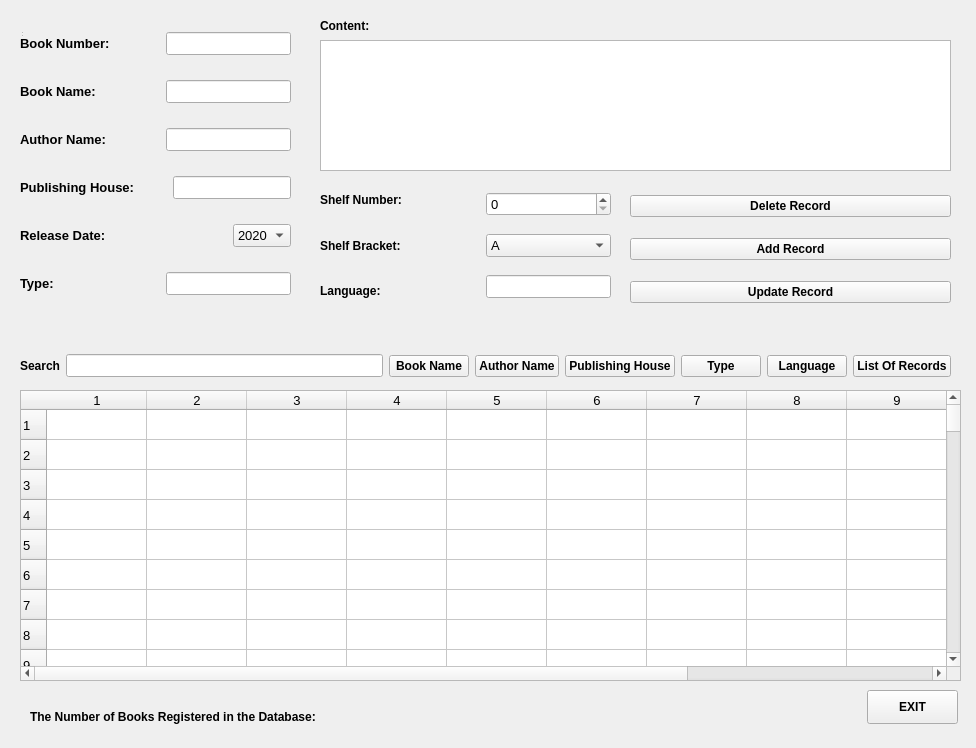
<?xml version="1.0" encoding="UTF-8"?>
<ui version="4.0">
 <class>Form</class>
 <widget class="QWidget" name="Form">
  <property name="geometry">
   <rect>
    <x>0</x>
    <y>0</y>
    <width>976</width>
    <height>748</height>
   </rect>
  </property>
  <property name="windowTitle">
   <string>Form</string>
  </property>
  <widget class="QWidget" name="centralwidget" native="true">
   <property name="geometry">
    <rect>
     <x>10</x>
     <y>10</y>
     <width>961</width>
     <height>731</height>
    </rect>
   </property>
   <widget class="QLabel" name="label_7">
    <property name="geometry">
     <rect>
      <x>310</x>
      <y>0</y>
      <width>71</width>
      <height>31</height>
     </rect>
    </property>
    <property name="font">
     <font>
      <weight>75</weight>
      <italic>false</italic>
      <bold>true</bold>
     </font>
    </property>
    <property name="text">
     <string>Content:</string>
    </property>
   </widget>
   <widget class="QLabel" name="label_11">
    <property name="geometry">
     <rect>
      <x>20</x>
      <y>686</y>
      <width>291</width>
      <height>41</height>
     </rect>
    </property>
    <property name="font">
     <font>
      <weight>75</weight>
      <italic>false</italic>
      <bold>true</bold>
     </font>
    </property>
    <property name="text">
     <string>The Number of Books Registered in the Database:</string>
    </property>
   </widget>
   <widget class="QLabel" name="lblKayitSayisi">
    <property name="geometry">
     <rect>
      <x>330</x>
      <y>680</y>
      <width>61</width>
      <height>51</height>
     </rect>
    </property>
    <property name="font">
     <font>
      <weight>75</weight>
      <italic>false</italic>
      <bold>true</bold>
     </font>
    </property>
    <property name="text">
     <string/>
    </property>
   </widget>
   <widget class="QTableWidget" name="tblwBilgi">
    <property name="geometry">
     <rect>
      <x>10</x>
      <y>380</y>
      <width>941</width>
      <height>291</height>
     </rect>
    </property>
    <property name="font">
     <font>
      <family>MS Sans Serif</family>
      <pointsize>10</pointsize>
     </font>
    </property>
    <property name="rowCount">
     <number>100</number>
    </property>
    <property name="columnCount">
     <number>11</number>
    </property>
    <row/>
    <row/>
    <row/>
    <row/>
    <row/>
    <row/>
    <row/>
    <row/>
    <row/>
    <row/>
    <row/>
    <row/>
    <row/>
    <row/>
    <row/>
    <row/>
    <row/>
    <row/>
    <row/>
    <row/>
    <row/>
    <row/>
    <row/>
    <row/>
    <row/>
    <row/>
    <row/>
    <row/>
    <row/>
    <row/>
    <row/>
    <row/>
    <row/>
    <row/>
    <row/>
    <row/>
    <row/>
    <row/>
    <row/>
    <row/>
    <row/>
    <row/>
    <row/>
    <row/>
    <row/>
    <row/>
    <row/>
    <row/>
    <row/>
    <row/>
    <row/>
    <row/>
    <row/>
    <row/>
    <row/>
    <row/>
    <row/>
    <row/>
    <row/>
    <row/>
    <row/>
    <row/>
    <row/>
    <row/>
    <row/>
    <row/>
    <row/>
    <row/>
    <row/>
    <row/>
    <row/>
    <row/>
    <row/>
    <row/>
    <row/>
    <row/>
    <row/>
    <row/>
    <row/>
    <row/>
    <row/>
    <row/>
    <row/>
    <row/>
    <row/>
    <row/>
    <row/>
    <row/>
    <row/>
    <row/>
    <row/>
    <row/>
    <row/>
    <row/>
    <row/>
    <row/>
    <row/>
    <row/>
    <row/>
    <row/>
    <column/>
    <column/>
    <column/>
    <column/>
    <column/>
    <column/>
    <column/>
    <column/>
    <column/>
    <column/>
    <column/>
   </widget>
   <widget class="QWidget" name="layoutWidget">
    <property name="geometry">
     <rect>
      <x>10</x>
      <y>3</y>
      <width>271</width>
      <height>301</height>
     </rect>
    </property>
    <property name="font">
     <font>
      <family>MS Sans Serif</family>
      <pointsize>10</pointsize>
     </font>
    </property>
    <layout class="QVBoxLayout" name="verticalLayout">
     <item>
      <layout class="QHBoxLayout" name="horizontalLayout">
       <item>
        <widget class="QLabel" name="label">
         <property name="font">
          <font>
           <weight>75</weight>
           <italic>false</italic>
           <bold>true</bold>
          </font>
         </property>
         <property name="text">
          <string>Book Number:</string>
         </property>
        </widget>
       </item>
       <item>
        <spacer name="horizontalSpacer">
         <property name="font">
          <font>
           <family>MS Sans Serif</family>
           <pointsize>10</pointsize>
          </font>
         </property>
         <property name="orientation">
          <enum>Qt::Horizontal</enum>
         </property>
         <property name="sizeHint" stdset="0">
          <size>
           <width>40</width>
           <height>20</height>
          </size>
         </property>
        </spacer>
       </item>
       <item>
        <widget class="QLineEdit" name="lneNu">
         <property name="font">
          <font>
           <family>MS Sans Serif</family>
           <pointsize>10</pointsize>
          </font>
         </property>
        </widget>
       </item>
      </layout>
     </item>
     <item>
      <layout class="QHBoxLayout" name="horizontalLayout_2">
       <item>
        <widget class="QLabel" name="label_2">
         <property name="font">
          <font>
           <weight>75</weight>
           <italic>false</italic>
           <bold>true</bold>
          </font>
         </property>
         <property name="text">
          <string>Book Name:</string>
         </property>
        </widget>
       </item>
       <item>
        <spacer name="horizontalSpacer_2">
         <property name="font">
          <font>
           <family>MS Sans Serif</family>
           <pointsize>10</pointsize>
          </font>
         </property>
         <property name="orientation">
          <enum>Qt::Horizontal</enum>
         </property>
         <property name="sizeHint" stdset="0">
          <size>
           <width>40</width>
           <height>20</height>
          </size>
         </property>
        </spacer>
       </item>
       <item>
        <widget class="QLineEdit" name="lneAdi">
         <property name="font">
          <font>
           <family>MS Sans Serif</family>
           <pointsize>10</pointsize>
          </font>
         </property>
        </widget>
       </item>
      </layout>
     </item>
     <item>
      <layout class="QHBoxLayout" name="horizontalLayout_3">
       <item>
        <widget class="QLabel" name="label_3">
         <property name="font">
          <font>
           <weight>75</weight>
           <italic>false</italic>
           <bold>true</bold>
          </font>
         </property>
         <property name="text">
          <string>Author Name:</string>
         </property>
        </widget>
       </item>
       <item>
        <spacer name="horizontalSpacer_3">
         <property name="font">
          <font>
           <family>MS Sans Serif</family>
           <pointsize>10</pointsize>
          </font>
         </property>
         <property name="orientation">
          <enum>Qt::Horizontal</enum>
         </property>
         <property name="sizeHint" stdset="0">
          <size>
           <width>40</width>
           <height>20</height>
          </size>
         </property>
        </spacer>
       </item>
       <item>
        <widget class="QLineEdit" name="lneYazarAdi">
         <property name="font">
          <font>
           <family>MS Sans Serif</family>
           <pointsize>10</pointsize>
          </font>
         </property>
        </widget>
       </item>
      </layout>
     </item>
     <item>
      <layout class="QHBoxLayout" name="horizontalLayout_4">
       <item>
        <widget class="QLabel" name="label_4">
         <property name="font">
          <font>
           <weight>75</weight>
           <italic>false</italic>
           <bold>true</bold>
          </font>
         </property>
         <property name="text">
          <string>Publishing House:</string>
         </property>
        </widget>
       </item>
       <item>
        <spacer name="horizontalSpacer_4">
         <property name="font">
          <font>
           <family>MS Sans Serif</family>
           <pointsize>10</pointsize>
          </font>
         </property>
         <property name="orientation">
          <enum>Qt::Horizontal</enum>
         </property>
         <property name="sizeHint" stdset="0">
          <size>
           <width>40</width>
           <height>20</height>
          </size>
         </property>
        </spacer>
       </item>
       <item>
        <widget class="QLineEdit" name="lneYayinevi">
         <property name="font">
          <font>
           <family>MS Sans Serif</family>
           <pointsize>10</pointsize>
          </font>
         </property>
        </widget>
       </item>
      </layout>
     </item>
     <item>
      <layout class="QHBoxLayout" name="horizontalLayout_5">
       <item>
        <widget class="QLabel" name="label_5">
         <property name="font">
          <font>
           <weight>75</weight>
           <italic>false</italic>
           <bold>true</bold>
          </font>
         </property>
         <property name="text">
          <string>Release Date:</string>
         </property>
        </widget>
       </item>
       <item>
        <spacer name="horizontalSpacer_8">
         <property name="orientation">
          <enum>Qt::Horizontal</enum>
         </property>
         <property name="sizeHint" stdset="0">
          <size>
           <width>40</width>
           <height>20</height>
          </size>
         </property>
        </spacer>
       </item>
       <item>
        <widget class="QComboBox" name="cmbTarih">
         <property name="font">
          <font>
           <family>MS Sans Serif</family>
           <pointsize>10</pointsize>
          </font>
         </property>
         <item>
          <property name="text">
           <string>2020</string>
          </property>
         </item>
         <item>
          <property name="text">
           <string>2019</string>
          </property>
         </item>
         <item>
          <property name="text">
           <string>2018</string>
          </property>
         </item>
         <item>
          <property name="text">
           <string>2017</string>
          </property>
         </item>
         <item>
          <property name="text">
           <string>2016</string>
          </property>
         </item>
         <item>
          <property name="text">
           <string>2015</string>
          </property>
         </item>
         <item>
          <property name="text">
           <string>2014</string>
          </property>
         </item>
         <item>
          <property name="text">
           <string>2013</string>
          </property>
         </item>
         <item>
          <property name="text">
           <string>2012</string>
          </property>
         </item>
         <item>
          <property name="text">
           <string>2011</string>
          </property>
         </item>
         <item>
          <property name="text">
           <string>2010</string>
          </property>
         </item>
         <item>
          <property name="text">
           <string>2009</string>
          </property>
         </item>
         <item>
          <property name="text">
           <string>2008</string>
          </property>
         </item>
         <item>
          <property name="text">
           <string>2007</string>
          </property>
         </item>
         <item>
          <property name="text">
           <string>2006</string>
          </property>
         </item>
         <item>
          <property name="text">
           <string>2005</string>
          </property>
         </item>
         <item>
          <property name="text">
           <string>2004</string>
          </property>
         </item>
         <item>
          <property name="text">
           <string>2003</string>
          </property>
         </item>
         <item>
          <property name="text">
           <string>2002</string>
          </property>
         </item>
         <item>
          <property name="text">
           <string>2001</string>
          </property>
         </item>
         <item>
          <property name="text">
           <string>2000</string>
          </property>
         </item>
         <item>
          <property name="text">
           <string>1999</string>
          </property>
         </item>
         <item>
          <property name="text">
           <string>1998</string>
          </property>
         </item>
        </widget>
       </item>
      </layout>
     </item>
     <item>
      <layout class="QHBoxLayout" name="horizontalLayout_6">
       <item>
        <widget class="QLabel" name="label_6">
         <property name="font">
          <font>
           <weight>75</weight>
           <italic>false</italic>
           <bold>true</bold>
          </font>
         </property>
         <property name="text">
          <string>Type:</string>
         </property>
        </widget>
       </item>
       <item>
        <spacer name="horizontalSpacer_6">
         <property name="font">
          <font>
           <family>MS Sans Serif</family>
           <pointsize>10</pointsize>
          </font>
         </property>
         <property name="orientation">
          <enum>Qt::Horizontal</enum>
         </property>
         <property name="sizeHint" stdset="0">
          <size>
           <width>40</width>
           <height>20</height>
          </size>
         </property>
        </spacer>
       </item>
       <item>
        <widget class="QLineEdit" name="lneTur">
         <property name="font">
          <font>
           <family>MS Sans Serif</family>
           <pointsize>10</pointsize>
          </font>
         </property>
        </widget>
       </item>
      </layout>
     </item>
    </layout>
   </widget>
   <widget class="QPushButton" name="btnCikis">
    <property name="geometry">
     <rect>
      <x>857</x>
      <y>680</y>
      <width>91</width>
      <height>34</height>
     </rect>
    </property>
    <property name="font">
     <font>
      <weight>75</weight>
      <italic>false</italic>
      <bold>true</bold>
     </font>
    </property>
    <property name="text">
     <string>EXIT</string>
    </property>
   </widget>
   <widget class="QTextEdit" name="lneIcerik">
    <property name="geometry">
     <rect>
      <x>310</x>
      <y>30</y>
      <width>631</width>
      <height>131</height>
     </rect>
    </property>
    <property name="font">
     <font>
      <family>MS Sans Serif</family>
      <pointsize>10</pointsize>
     </font>
    </property>
   </widget>
   <widget class="QWidget" name="layoutWidget_2">
    <property name="geometry">
     <rect>
      <x>310</x>
      <y>170</y>
      <width>291</width>
      <height>131</height>
     </rect>
    </property>
    <layout class="QHBoxLayout" name="horizontalLayout_7">
     <item>
      <layout class="QVBoxLayout" name="verticalLayout_2">
       <item>
        <widget class="QLabel" name="label_8">
         <property name="font">
          <font>
           <weight>75</weight>
           <italic>false</italic>
           <bold>true</bold>
          </font>
         </property>
         <property name="text">
          <string>Shelf Number:</string>
         </property>
        </widget>
       </item>
       <item>
        <widget class="QLabel" name="label_9">
         <property name="font">
          <font>
           <weight>75</weight>
           <italic>false</italic>
           <bold>true</bold>
          </font>
         </property>
         <property name="text">
          <string>Shelf Bracket:</string>
         </property>
        </widget>
       </item>
       <item>
        <widget class="QLabel" name="label_10">
         <property name="font">
          <font>
           <weight>75</weight>
           <italic>false</italic>
           <bold>true</bold>
          </font>
         </property>
         <property name="text">
          <string>Language:</string>
         </property>
        </widget>
       </item>
      </layout>
     </item>
     <item>
      <spacer name="horizontalSpacer_5">
       <property name="font">
        <font>
         <family>MS Sans Serif</family>
         <pointsize>10</pointsize>
        </font>
       </property>
       <property name="orientation">
        <enum>Qt::Horizontal</enum>
       </property>
       <property name="sizeHint" stdset="0">
        <size>
         <width>40</width>
         <height>20</height>
        </size>
       </property>
      </spacer>
     </item>
     <item>
      <layout class="QVBoxLayout" name="verticalLayout_3">
       <item>
        <widget class="QSpinBox" name="spnRaf">
         <property name="font">
          <font>
           <family>MS Sans Serif</family>
           <pointsize>10</pointsize>
          </font>
         </property>
        </widget>
       </item>
       <item>
        <widget class="QComboBox" name="cmbAyrac">
         <property name="font">
          <font>
           <family>MS Sans Serif</family>
           <pointsize>10</pointsize>
          </font>
         </property>
         <item>
          <property name="text">
           <string>A</string>
          </property>
         </item>
         <item>
          <property name="text">
           <string>B</string>
          </property>
         </item>
         <item>
          <property name="text">
           <string>C</string>
          </property>
         </item>
         <item>
          <property name="text">
           <string>D</string>
          </property>
         </item>
         <item>
          <property name="text">
           <string>E</string>
          </property>
         </item>
         <item>
          <property name="text">
           <string>F</string>
          </property>
         </item>
         <item>
          <property name="text">
           <string>G</string>
          </property>
         </item>
         <item>
          <property name="text">
           <string>H</string>
          </property>
         </item>
         <item>
          <property name="text">
           <string>I</string>
          </property>
         </item>
         <item>
          <property name="text">
           <string>J</string>
          </property>
         </item>
         <item>
          <property name="text">
           <string>K</string>
          </property>
         </item>
         <item>
          <property name="text">
           <string>L</string>
          </property>
         </item>
         <item>
          <property name="text">
           <string>M</string>
          </property>
         </item>
         <item>
          <property name="text">
           <string>N</string>
          </property>
         </item>
         <item>
          <property name="text">
           <string>O</string>
          </property>
         </item>
         <item>
          <property name="text">
           <string>P</string>
          </property>
         </item>
         <item>
          <property name="text">
           <string>R</string>
          </property>
         </item>
         <item>
          <property name="text">
           <string>S</string>
          </property>
         </item>
         <item>
          <property name="text">
           <string>T</string>
          </property>
         </item>
         <item>
          <property name="text">
           <string>U</string>
          </property>
         </item>
         <item>
          <property name="text">
           <string>V</string>
          </property>
         </item>
         <item>
          <property name="text">
           <string>Y</string>
          </property>
         </item>
         <item>
          <property name="text">
           <string>Z</string>
          </property>
         </item>
        </widget>
       </item>
       <item>
        <widget class="QLineEdit" name="lneDil">
         <property name="font">
          <font>
           <family>MS Sans Serif</family>
           <pointsize>10</pointsize>
          </font>
         </property>
        </widget>
       </item>
      </layout>
     </item>
    </layout>
   </widget>
   <widget class="QWidget" name="layoutWidget_3">
    <property name="geometry">
     <rect>
      <x>10</x>
      <y>340</y>
      <width>931</width>
      <height>32</height>
     </rect>
    </property>
    <layout class="QHBoxLayout" name="horizontalLayout_8">
     <item>
      <widget class="QLabel" name="label_15">
       <property name="font">
        <font>
         <weight>75</weight>
         <italic>false</italic>
         <bold>true</bold>
        </font>
       </property>
       <property name="text">
        <string>Search</string>
       </property>
      </widget>
     </item>
     <item>
      <widget class="QLineEdit" name="lneAra">
       <property name="font">
        <font>
         <family>MS Sans Serif</family>
         <pointsize>10</pointsize>
        </font>
       </property>
      </widget>
     </item>
     <item>
      <widget class="QPushButton" name="btnAd">
       <property name="font">
        <font>
         <weight>75</weight>
         <italic>false</italic>
         <bold>true</bold>
        </font>
       </property>
       <property name="text">
        <string>Book Name</string>
       </property>
      </widget>
     </item>
     <item>
      <widget class="QPushButton" name="btnYazar">
       <property name="font">
        <font>
         <weight>75</weight>
         <italic>false</italic>
         <bold>true</bold>
        </font>
       </property>
       <property name="text">
        <string>Author Name</string>
       </property>
      </widget>
     </item>
     <item>
      <widget class="QPushButton" name="btnYayinEvi">
       <property name="font">
        <font>
         <weight>75</weight>
         <italic>false</italic>
         <bold>true</bold>
        </font>
       </property>
       <property name="text">
        <string>Publishing House</string>
       </property>
      </widget>
     </item>
     <item>
      <widget class="QPushButton" name="btnTur">
       <property name="font">
        <font>
         <weight>75</weight>
         <italic>false</italic>
         <bold>true</bold>
        </font>
       </property>
       <property name="text">
        <string>Type</string>
       </property>
      </widget>
     </item>
     <item>
      <widget class="QPushButton" name="btnDil">
       <property name="font">
        <font>
         <weight>75</weight>
         <italic>false</italic>
         <bold>true</bold>
        </font>
       </property>
       <property name="text">
        <string>Language</string>
       </property>
      </widget>
     </item>
     <item>
      <widget class="QPushButton" name="btnListele">
       <property name="font">
        <font>
         <weight>75</weight>
         <italic>false</italic>
         <bold>true</bold>
        </font>
       </property>
       <property name="text">
        <string>List Of Records</string>
       </property>
      </widget>
     </item>
    </layout>
   </widget>
   <widget class="QWidget" name="layoutWidget_4">
    <property name="geometry">
     <rect>
      <x>620</x>
      <y>170</y>
      <width>321</width>
      <height>141</height>
     </rect>
    </property>
    <layout class="QVBoxLayout" name="verticalLayout_4">
     <item>
      <widget class="QPushButton" name="btnSil">
       <property name="font">
        <font>
         <weight>75</weight>
         <italic>false</italic>
         <bold>true</bold>
        </font>
       </property>
       <property name="text">
        <string>Delete Record</string>
       </property>
      </widget>
     </item>
     <item>
      <widget class="QPushButton" name="btnEkle">
       <property name="font">
        <font>
         <weight>75</weight>
         <italic>false</italic>
         <bold>true</bold>
        </font>
       </property>
       <property name="text">
        <string>Add Record</string>
       </property>
      </widget>
     </item>
     <item>
      <widget class="QPushButton" name="btnGuncelle">
       <property name="font">
        <font>
         <weight>75</weight>
         <italic>false</italic>
         <bold>true</bold>
        </font>
       </property>
       <property name="text">
        <string>Update Record</string>
       </property>
      </widget>
     </item>
    </layout>
   </widget>
  </widget>
  <widget class="QStatusBar" name="statusbar">
   <property name="geometry">
    <rect>
     <x>20</x>
     <y>20</y>
     <width>3</width>
     <height>18</height>
    </rect>
   </property>
  </widget>
  <action name="actionHAKKINDA">
   <property name="text">
    <string>HAKKINDA</string>
   </property>
  </action>
  <action name="menuHakkinda">
   <property name="text">
    <string>Hakkında</string>
   </property>
  </action>
  <action name="actionHAKKINDA_2">
   <property name="text">
    <string>HAKKINDA</string>
   </property>
  </action>
  <action name="menuHakkinda_2">
   <property name="text">
    <string>Hakkında</string>
   </property>
  </action>
 </widget>
 <resources/>
 <connections/>
</ui>
